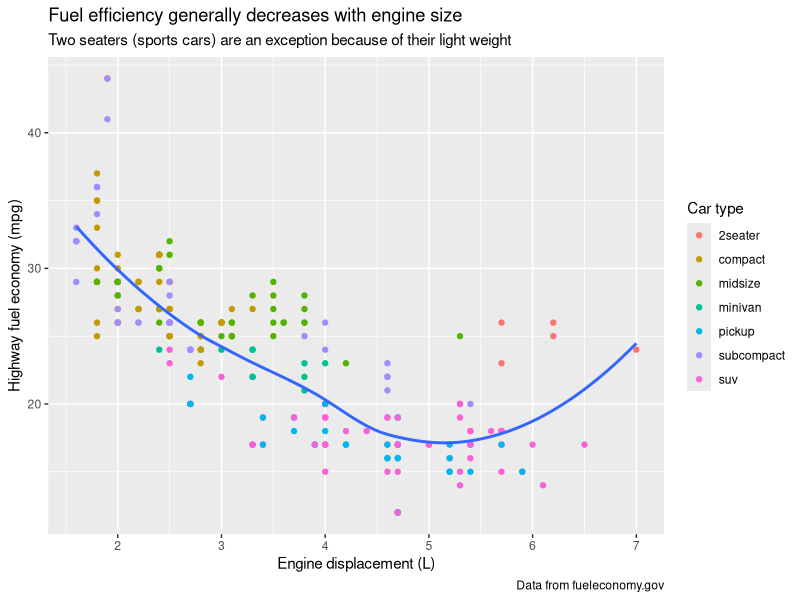
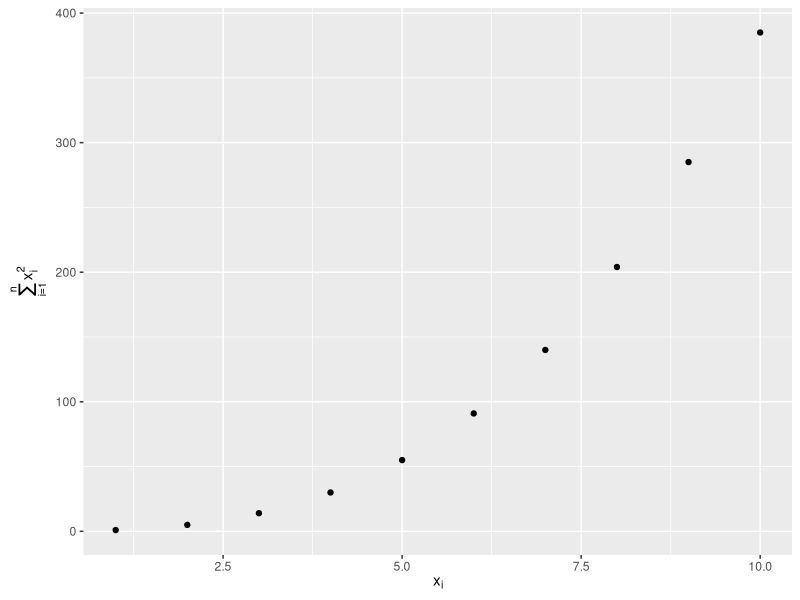
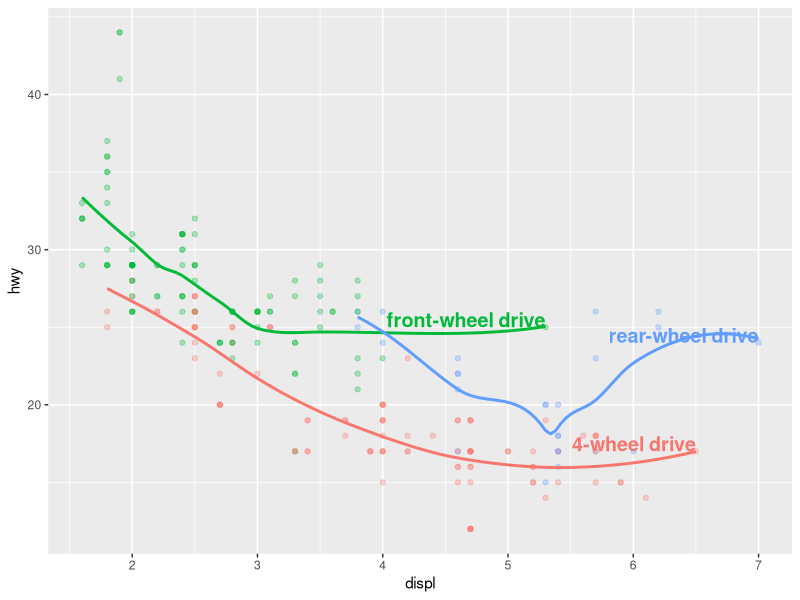
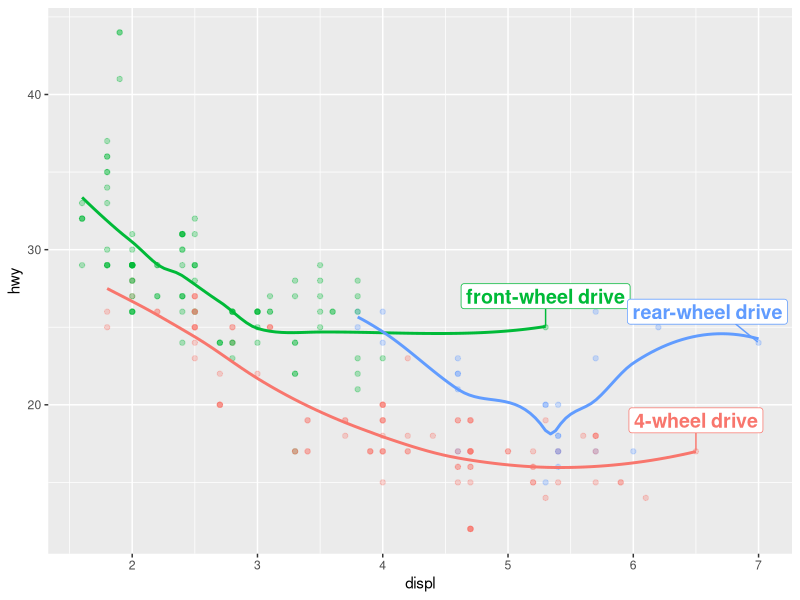
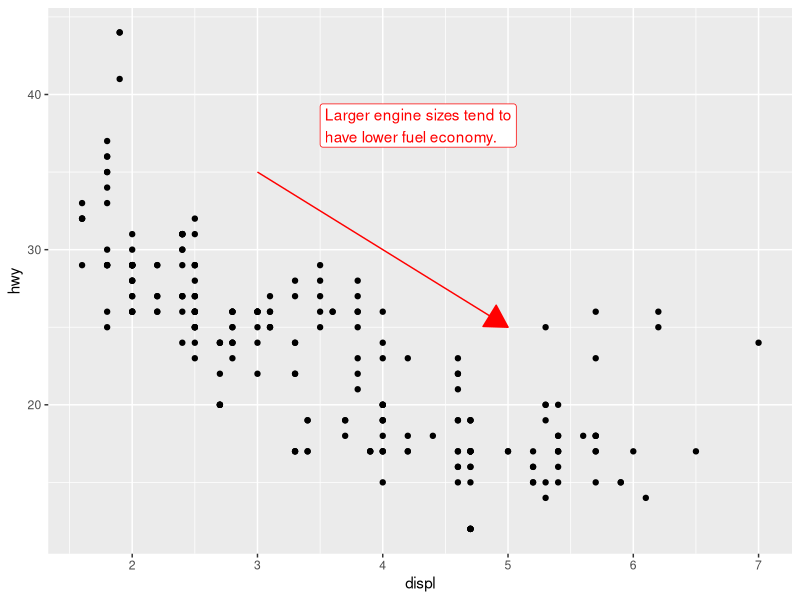
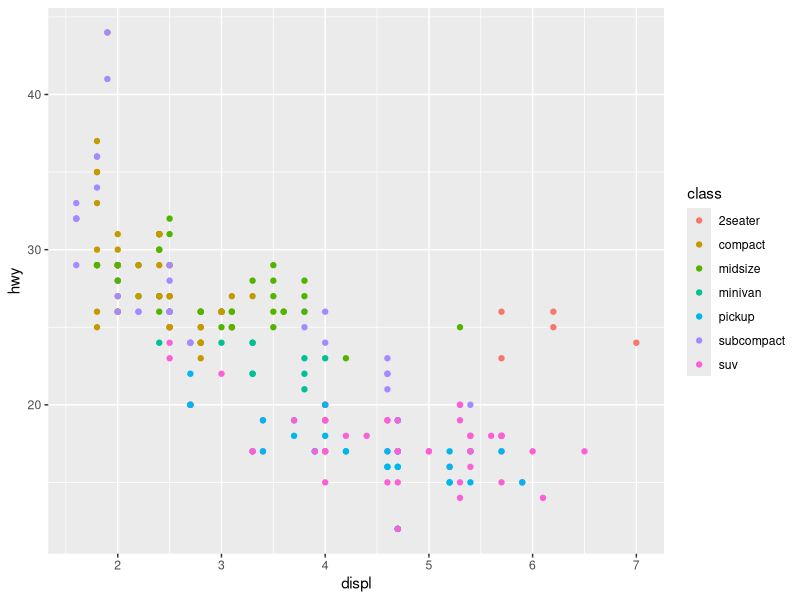
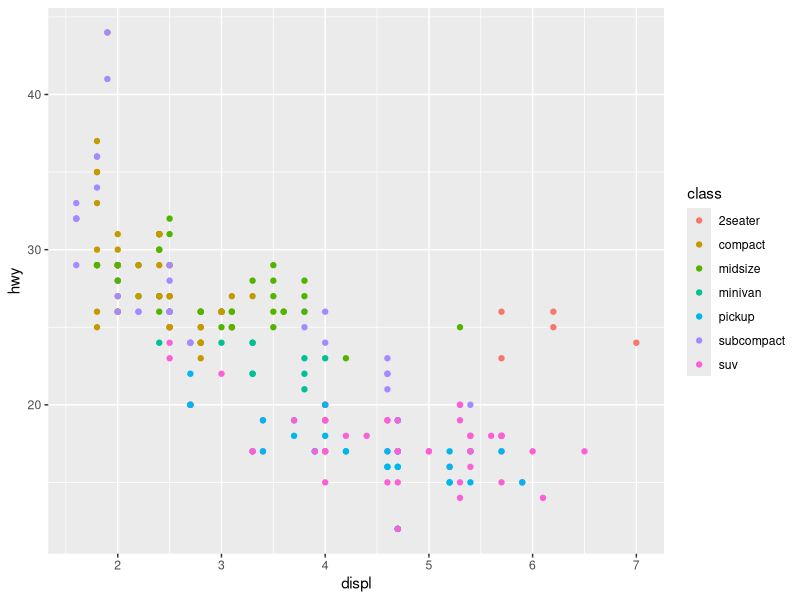
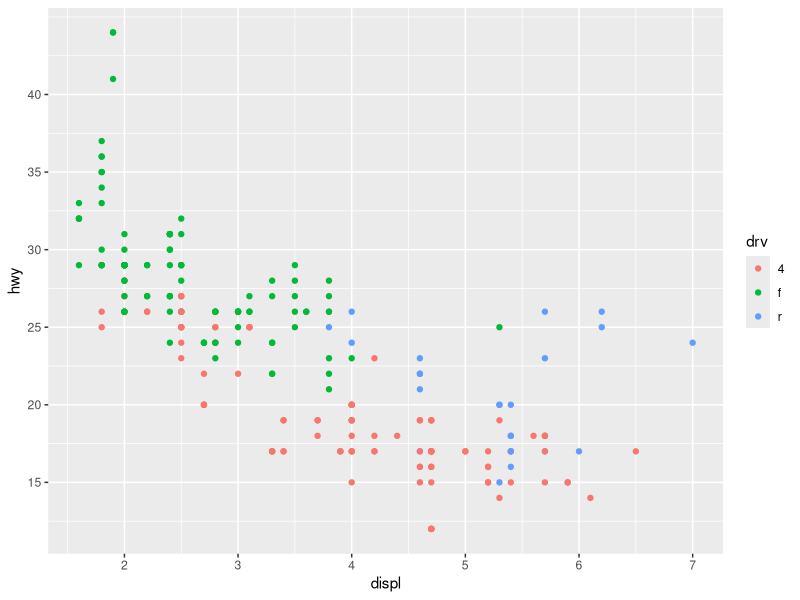

R code for these plots, in order:
## ---- chunk 1
library(tidyverse)
library(scales)
library(ggrepel)
library(patchwork)
## ---- chunk 2
ggplot(mpg, aes(x = displ, y = hwy)) +
  geom_point(aes(color = class)) +
  geom_smooth(se = FALSE) +
  labs(
    x = "Engine displacement (L)",
    y = "Highway fuel economy (mpg)",
    color = "Car type",
    title = "Fuel efficiency generally decreases with engine size",
    subtitle = "Two seaters (sports cars) are an exception because of their light weight",
    caption = "Data from fueleconomy.gov"
  )
## ---- chunk 3
df <- tibble(
  x = 1:10,
  y = cumsum(x^2)
)

ggplot(df, aes(x, y)) +
  geom_point() +
  labs(
    x = quote(x[i]),
    y = quote(sum(x[i] ^ 2, i == 1, n))
  )
## ---- chunk 4
label_info <- mpg |>
  group_by(drv) |>
  arrange(desc(displ)) |>
  slice_head(n = 1) |>
  mutate(
    drive_type = case_when(
      drv == "f" ~ "front-wheel drive",
      drv == "r" ~ "rear-wheel drive",
      drv == "4" ~ "4-wheel drive"
    )
  ) |>
  select(displ, hwy, drv, drive_type)

label_info
## ---- chunk 5
ggplot(mpg, aes(x = displ, y = hwy, color = drv)) +
  geom_point(alpha = 0.3) +
  geom_smooth(se = FALSE) +
  geom_text(
    data = label_info, 
    aes(x = displ, y = hwy, label = drive_type),
    fontface = "bold", size = 5, hjust = "right", vjust = "bottom"
  ) +
  theme(legend.position = "none")
## ---- chunk 6
ggplot(mpg, aes(x = displ, y = hwy, color = drv)) +
  geom_point(alpha = 0.3) +
  geom_smooth(se = FALSE) +
  geom_label_repel(
    data = label_info, 
    aes(x = displ, y = hwy, label = drive_type),
    fontface = "bold", size = 5, nudge_y = 2
  ) +
  theme(legend.position = "none")
## ---- chunk 7
trend_text <- "Larger engine sizes tend to have lower fuel economy." |>
  str_wrap(width = 30)
trend_text
## ---- chunk 8
ggplot(mpg, aes(x = displ, y = hwy)) +
  geom_point() +
  annotate(
    geom = "label", x = 3.5, y = 38,
    label = trend_text,
    hjust = "left", color = "red"
  ) +
  annotate(
    geom = "segment",
    x = 3, y = 35, xend = 5, yend = 25, color = "red",
    arrow = arrow(type = "closed")
  )
## ---- chunk 9
ggplot(mpg, aes(x = displ, y = hwy)) +
  geom_point(aes(color = class))
## ---- chunk 10
ggplot(mpg, aes(x = displ, y = hwy)) +
  geom_point(aes(color = class)) +
  scale_x_continuous() +
  scale_y_continuous() +
  scale_color_discrete()
## ---- chunk 11
ggplot(mpg, aes(x = displ, y = hwy, color = drv)) +
  geom_point() +
  scale_y_continuous(breaks = seq(15, 40, by = 5)) 
## ---- chunk 12
ggplot(mpg, aes(x = displ, y = hwy, color = drv)) +
  geom_point() +
  scale_x_continuous(labels = NULL) +
  scale_y_continuous(labels = NULL) +
  scale_color_discrete(labels = c("4" = "4-wheel", "f" = "front", "r" = "rear"))
## ---- chunk 13
ggplot(diamonds, aes(x = price, y = cut)) +
  geom_boxplot(alpha = 0.05) +
  scale_x_continuous(labels = label_dollar())

ggplot(diamonds, aes(x = price, y = cut)) +
  geom_boxplot(alpha = 0.05) +
  scale_x_continuous(
    labels = label_dollar(scale = 1/1000, suffix = "K"), 
    breaks = seq(1000, 19000, by = 6000)
  )
## ---- chunk 14
ggplot(diamonds, aes(x = cut, fill = clarity)) +
  geom_bar(position = "fill") +
  scale_y_continuous(name = "Percentage", labels = label_percent())
## ---- chunk 15
presidential |>
  mutate(id = 33 + row_number()) |>
  ggplot(aes(x = start, y = id)) +
  geom_point() +
  geom_segment(aes(xend = end, yend = id)) +
  scale_x_date(name = NULL, breaks = presidential$start, date_labels = "'%y")
## ---- chunk 16
base <- ggplot(mpg, aes(x = displ, y = hwy)) +
  geom_point(aes(color = class))

base + theme(legend.position = "right") # the default
base + theme(legend.position = "left")
base + 
  theme(legend.position = "top") +
  guides(color = guide_legend(nrow = 3))
base + 
  theme(legend.position = "bottom") +
  guides(color = guide_legend(nrow = 3))
## ---- chunk 17
ggplot(mpg, aes(x = displ, y = hwy)) +
  geom_point(aes(color = class)) +
  geom_smooth(se = FALSE) +
  theme(legend.position = "bottom") +
  guides(color = guide_legend(nrow = 2, override.aes = list(size = 4)))
## ---- chunk 18
ggplot(diamonds, aes(x = carat, y = price)) +
  geom_bin2d()

ggplot(diamonds, aes(x = log10(carat), y = log10(price))) +
  geom_bin2d()
## ---- chunk 19
ggplot(diamonds, aes(x = carat, y = price)) +
  geom_bin2d() + 
  scale_x_log10() + 
  scale_y_log10()
## ---- chunk 20
ggplot(mpg, aes(x = displ, y = hwy)) +
  geom_point(aes(color = drv))

ggplot(mpg, aes(x = displ, y = hwy)) +
  geom_point(aes(color = drv)) +
  scale_color_brewer(palette = "Set1")
## ---- chunk 21
ggplot(mpg, aes(x = displ, y = hwy)) +
  geom_point(aes(color = drv, shape = drv)) +
  scale_color_brewer(palette = "Set1")
## ---- chunk 22
presidential |>
  mutate(id = 33 + row_number()) |>
  ggplot(aes(x = start, y = id, color = party)) +
  geom_point() +
  geom_segment(aes(xend = end, yend = id)) +
  scale_color_manual(values = c(Republican = "#E81B23", Democratic = "#00AEF3"))
## ---- chunk 23
ggplot(mpg, aes(x = displ, y = hwy)) +
  geom_point(aes(color = drv)) +
  geom_smooth()

mpg |>
  filter(displ >= 5 & displ <= 6 & hwy >= 10 & hwy <= 25) |>
  ggplot(aes(x = displ, y = hwy)) +
  geom_point(aes(color = drv)) +
  geom_smooth()
## ---- chunk 24
ggplot(mpg, aes(x = displ, y = hwy)) +
  geom_point(aes(color = drv)) +
  geom_smooth() +
  scale_x_continuous(limits = c(5, 6)) +
  scale_y_continuous(limits = c(10, 25))

ggplot(mpg, aes(x = displ, y = hwy)) +
  geom_point(aes(color = drv)) +
  geom_smooth() +
  coord_cartesian(xlim = c(5, 6), ylim = c(10, 25))
## ---- chunk 25
ggplot(diamonds, aes(x = carat, y = price)) +
  geom_point(aes(color = cut), alpha = 1/20)
## ---- chunk 26
ggplot(mpg, aes(x = displ, y = hwy)) +
  geom_point(aes(color = class)) +
  geom_smooth(se = FALSE) +
  theme_bw()
## ---- chunk 27
ggplot(mpg, aes(x = displ, y = hwy, color = drv)) +
  geom_point() +
  labs(
    title = "Larger engine sizes tend to have lower fuel economy",
    caption = "Source: https://fueleconomy.gov."
  ) +
  theme(
    legend.position = c(0.6, 0.7),
    legend.direction = "horizontal",
    legend.box.background = element_rect(color = "black"),
    plot.title = element_text(face = "bold"),
    plot.title.position = "plot",
    plot.caption.position = "plot",
    plot.caption = element_text(hjust = 0)
  )
## ---- chunk 28
p1 <- ggplot(mpg, aes(x = displ, y = hwy)) + 
  geom_point() + 
  labs(title = "Plot 1")
p2 <- ggplot(mpg, aes(x = drv, y = hwy)) + 
  geom_boxplot() + 
  labs(title = "Plot 2")
p1 + p2
## ---- chunk 29
p3 <- ggplot(mpg, aes(x = cty, y = hwy)) + 
  geom_point() + 
  labs(title = "Plot 3")
(p1 | p3) / p2
## ---- chunk 30
p1 <- ggplot(mpg, aes(x = drv, y = cty, color = drv)) + 
  geom_boxplot(show.legend = FALSE) + 
  labs(title = "Plot 1")

p2 <- ggplot(mpg, aes(x = drv, y = hwy, color = drv)) + 
  geom_boxplot(show.legend = FALSE) + 
  labs(title = "Plot 2")

p3 <- ggplot(mpg, aes(x = cty, color = drv, fill = drv)) + 
  geom_density(alpha = 0.5) + 
  labs(title = "Plot 3")

p4 <- ggplot(mpg, aes(x = hwy, color = drv, fill = drv)) + 
  geom_density(alpha = 0.5) + 
  labs(title = "Plot 4")

p5 <- ggplot(mpg, aes(x = cty, y = hwy, color = drv)) + 
  geom_point(show.legend = FALSE) + 
  facet_wrap(~drv) +
  labs(title = "Plot 5")

(guide_area() / (p1 + p2) / (p3 + p4) / p5) +
  plot_annotation(
    title = "City and highway mileage for cars with different drive trains",
    caption = "Source: https://fueleconomy.gov."
  ) +
  plot_layout(
    guides = "collect",
    heights = c(1, 3, 2, 4)
    ) &
  theme(legend.position = "top")
## ---- chunk 31
p1 <- ggplot(mpg, aes(x = displ, y = hwy)) + 
  geom_point() + 
  labs(title = "Plot 1")
p2 <- ggplot(mpg, aes(x = drv, y = hwy)) + 
  geom_boxplot() + 
  labs(title = "Plot 2")
p3 <- ggplot(mpg, aes(x = cty, y = hwy)) + 
  geom_point() + 
  labs(title = "Plot 3")

(p1 | p2) / p3
